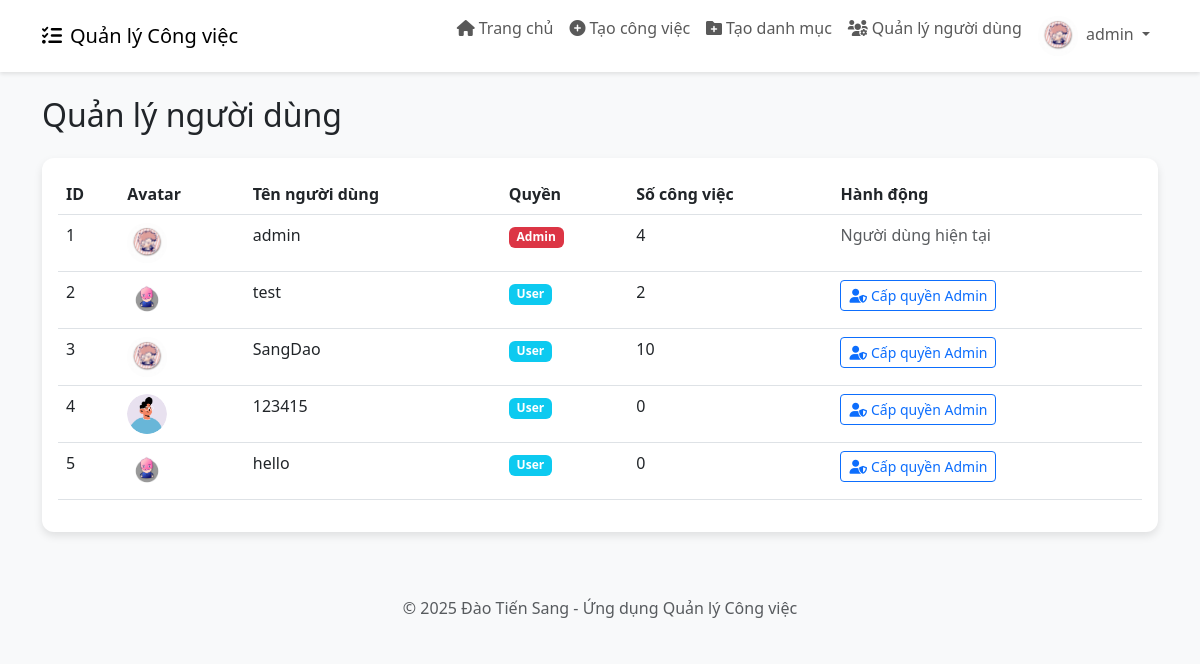
The app's page /admin/users (signed in) with its own data.
### app.py (models this page shows)
class User(db.Model):
    id = db.Column(db.Integer, primary_key=True)
    username = db.Column(db.String(80), unique=True, nullable=False)
    password = db.Column(db.String(200), nullable=False)
    avatar = db.Column(db.String(200), nullable=True, default='default-avatar.png')
    is_admin = db.Column(db.Boolean, default=False)
    tasks = db.relationship('Task', backref='user', lazy=True)

### app.py (the view)
@app.route('/admin/users')
def admin_users():
    if 'user_id' not in session or not session.get('is_admin'):
        return redirect(url_for('login'))
    users = User.query.all()
    return render_template('admin_users.html', users=users)

### templates/admin_users.html
{% extends 'base.html' %}
{% block content %}
<h2 class="mb-4">Quản lý người dùng</h2>
<div class="card">
    <div class="card-body">
        <div class="table-responsive">
            <table class="table table-hover">
                <thead>
                    <tr>
                        <th>ID</th>
                        <th>Avatar</th>
                        <th>Tên người dùng</th>
                        <th>Quyền</th>
                        <th>Số công việc</th>
                        <th>Hành động</th>
                    </tr>
                </thead>
                <tbody>
                    {% for user in users %}
                    <tr>
                        <td>{{ user.id }}</td>
                        <td>
                            <img src="{{ url_for('static', filename='uploads/' + user.avatar) }}" alt="Avatar" class="avatar-circle">
                        </td>
                        <td>{{ user.username }}</td>
                        <td>
                            {% if user.is_admin %}
                            <span class="badge bg-danger">Admin</span>
                            {% else %}
                            <span class="badge bg-info">User</span>
                            {% endif %}
                        </td>
                        <td>{{ user.tasks|length }}</td>
                        <td>
                            {% if user.id != session['user_id'] %}
                            <a href="{{ url_for('toggle_admin', user_id=user.id) }}" class="btn btn-sm btn-outline-primary">
                                {% if user.is_admin %}
                                <i class="fas fa-user me-1"></i>Hủy quyền Admin
                                {% else %}
                                <i class="fas fa-user-shield me-1"></i>Cấp quyền Admin
                                {% endif %}
                            </a>
                            {% else %}
                            <span class="text-muted">Người dùng hiện tại</span>
                            {% endif %}
                        </td>
                    </tr>
                    {% endfor %}
                </tbody>
            </table>
        </div>
    </div>
</div>
{% endblock %}

### templates/base.html (shortened to what this page needs)
<!DOCTYPE html>
<html lang="vi">
<head>
    <link href="https://cdn.jsdelivr.net/npm/bootstrap@5.3.0-alpha1/dist/css/bootstrap.min.css" rel="stylesheet">
    <link rel="stylesheet" href="https://cdnjs.cloudflare.com/ajax/libs/font-awesome/6.0.0/css/all.min.css">
</head>
<body>
    {% if 'user_id' in session %}
    <nav class="navbar navbar-expand-lg navbar-light bg-white mb-4">
        <div class="container">
            <a class="navbar-brand" href="{{ url_for('dashboard') }}">
                <i class="fas fa-tasks me-2"></i>Quản lý Công việc
            </a>
            <div class="collapse navbar-collapse" id="navbarNav">
                <ul class="navbar-nav ms-auto">
                    <li class="nav-item">
                        <a class="nav-link" href="{{ url_for('dashboard') }}">
                            <i class="fas fa-home me-1"></i>Trang chủ
                        </a>
                    </li>
                    <li class="nav-item">
                        <a class="nav-link" href="{{ url_for('new_task') }}">
                            <i class="fas fa-plus-circle me-1"></i>Tạo công việc
                        </a>
                    </li>
                    {% if session.get('is_admin') %}
                    <li class="nav-item">
                        <a class="nav-link" href="{{ url_for('new_category') }}">
                            <i class="fas fa-folder-plus me-1"></i>Tạo danh mục
                        </a>
                    </li>
                    <li class="nav-item">
                        <a class="nav-link" href="{{ url_for('admin_users') }}">
                            <i class="fas fa-users-cog me-1"></i>Quản lý người dùng
                        </a>
                    </li>
                    {% endif %}
                    <li class="nav-item dropdown">
                        <a class="nav-link dropdown-toggle" href="#" id="navbarDropdown" role="button" data-bs-toggle="dropdown" aria-expanded="false">
                            <img src="{{ url_for('static', filename='uploads/' + session.get('avatar', 'default-avatar.png')) }}" alt="Avatar" class="avatar-circle me-1">
                            {{ session.get('username') }}
                        </a>
                    </li>
                </ul>
            </div>
        </div>
    </nav>
    {% endif %}
    <div class="container mt-4">
        {% block content %}{% endblock %}
    </div>
    <footer class="bg-light py-3 mt-5">
        <div class="container text-center">
            <p class="text-muted mb-0">© 2025 Đào Tiến Sang - Ứng dụng Quản lý Công việc</p>
        </div>
    </footer>
</body>
</html>

### templates/base.html (style rules this page uses)
body { background-color: #f8f9fa; font-family: 'Segoe UI', Tahoma, Geneva, Verdana, sans-serif; }
.navbar { box-shadow: 0 2px 4px rgba(0, 0, 0, 0.1); }
.card { border: none; border-radius: 12px; box-shadow: 0 4px 8px rgba(0, 0, 0, 0.1); transition: transform 0.3s ease, box-shadow 0.3s ease; margin-bottom: 20px; }
.avatar-circle { width: 40px; height: 40px; border-radius: 50%; object-fit: cover; }

### records on screen
User: get "admin", id "1", avatar (picture), username "admin", is_admin "Admin", tasks|length "4", shows "Người dùng hiện tại"
User: id "2", avatar (picture), username "test", is_admin "User", tasks|length "2"
User: id "3", avatar (picture), username "SangDao", is_admin "User", tasks|length "10"
User: id "4", avatar (placeholder picture), username "123415", is_admin "User", tasks|length "0"
User: id "5", avatar (picture), username "hello", is_admin "User", tasks|length "0"
